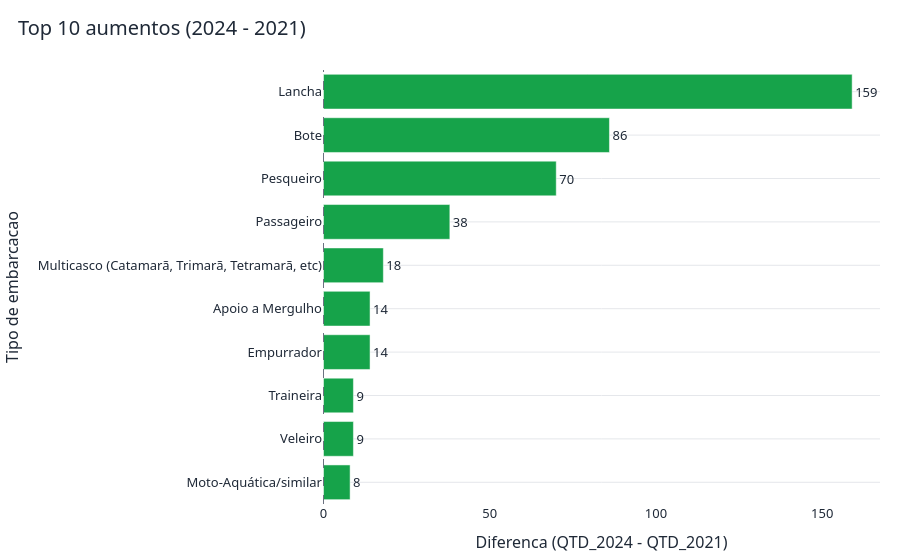
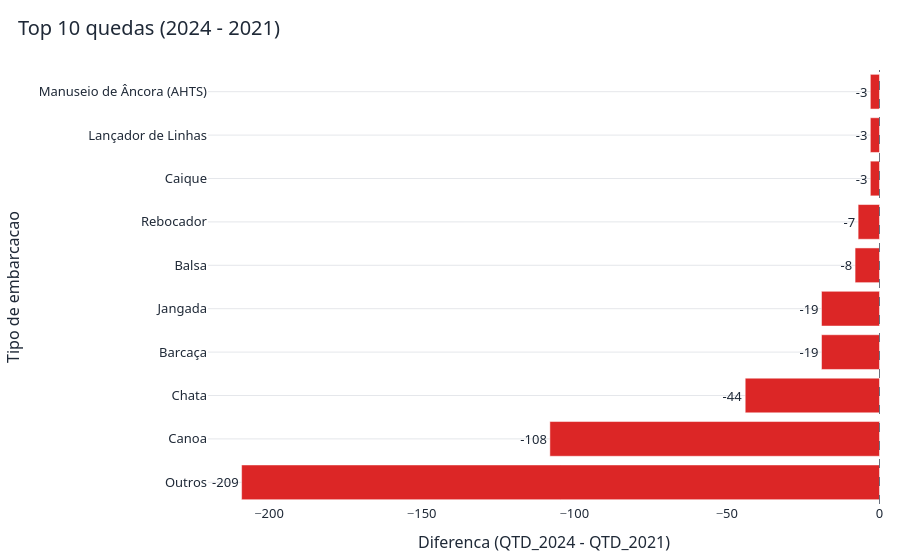

Here is the notebook cell these charts were saved with, in order:
### Code cell
# Passo 5: Graficos de maiores altas e maiores quedas

# Top 10 aumentos
top_up = comparacao.sort_values("DIF", ascending=False).head(10).sort_values("DIF")

fig = px.bar(
    top_up,
    x="DIF",
    y="TIPO_EMBARCACAO",
    orientation="h",
    title="Top 10 aumentos (2024 - 2021)",
    text="DIF",
    color_discrete_sequence=["#16A34A"]
)
fig = aplicar_tema(fig, "Top 10 aumentos (2024 - 2021)", "Diferenca (QTD_2024 - QTD_2021)", "Tipo de embarcacao")
fig.add_vline(x=0, line_width=1, line_dash="dash", line_color="#6b7280")
fig.update_traces(textposition="outside", hovertemplate="%{y}<br>Diferenca: %{x:,}<extra></extra>")

fig.write_html("../data/comparativo_aumento_2021_2024.html")
fig.show()

# Top 10 quedas
top_down = comparacao.sort_values("DIF").head(10).sort_values("DIF")

fig = px.bar(
    top_down,
    x="DIF",
    y="TIPO_EMBARCACAO",
    orientation="h",
    title="Top 10 quedas (2024 - 2021)",
    text="DIF",
    color_discrete_sequence=["#DC2626"]
)
fig = aplicar_tema(fig, "Top 10 quedas (2024 - 2021)", "Diferenca (QTD_2024 - QTD_2021)", "Tipo de embarcacao")
fig.add_vline(x=0, line_width=1, line_dash="dash", line_color="#6b7280")
fig.update_traces(textposition="outside", hovertemplate="%{y}<br>Diferenca: %{x:,}<extra></extra>")

fig.write_html("../data/comparativo_quedas_2021_2024.html")
fig.show()

### Figure 1 — Plotly figure (JSON) as saved in the notebook; plotly's stock layout.template omitted (floating-point values rounded to 4 significant figures)
{"data": [{"hovertemplate": "%{y}<br>Diferenca: %{x:,}<extra></extra>", "legendgroup": "", "marker": {"color": "#16A34A", "pattern": {"shape": ""}}, "name": "", "orientation": "h", "showlegend": false, "text": [8.0, 9.0, 9.0, 14.0, 14.0, 18.0, 38.0, 70.0, 86.0, 159.0], "textposition": "outside", "type": "bar", "x": [8, 9, 9, 14, 14, 18, 38, 70, 86, 159], "xaxis": "x", "y": ["Moto-Aquática/similar", "Veleiro", "Traineira", "Empurrador", "Apoio a Mergulho", "Multicasco (Catamarã, Trimarã, Tetramarã, etc)", "Passageiro", "Pesqueiro", "Bote", "Lancha"], "yaxis": "y"}], "layout": {"barmode": "relative", "colorway": ["#0B3C5D", "#328CC1", "#D9B310", "#1D2731", "#B1D4E0"], "font": {"color": "#1f2937", "family": "Segoe UI", "size": 13}, "legend": {"title": {"text": ""}, "tracegroupgap": 0}, "margin": {"b": 40, "l": 40, "r": 20, "t": 70}, "paper_bgcolor": "white", "plot_bgcolor": "white", "shapes": [{"line": {"color": "#6b7280", "dash": "dash", "width": 1}, "type": "line", "x0": 0, "x1": 0, "xref": "x", "y0": 0, "y1": 1, "yref": "y domain"}], "title": {"font": {"size": 20}, "text": "Top 10 aumentos (2024 - 2021)", "x": 0.02, "xanchor": "left"}, "xaxis": {"anchor": "y", "domain": [0, 1], "showgrid": false, "title": {"text": "Diferenca (QTD_2024 - QTD_2021)"}, "zeroline": false}, "yaxis": {"anchor": "x", "domain": [0, 1], "gridcolor": "#e5e7eb", "showgrid": true, "title": {"text": "Tipo de embarcacao"}, "zeroline": false}}}

### Figure 2 — Plotly figure (JSON) as saved in the notebook; plotly's stock layout.template omitted (floating-point values rounded to 4 significant figures)
{"data": [{"hovertemplate": "%{y}<br>Diferenca: %{x:,}<extra></extra>", "legendgroup": "", "marker": {"color": "#DC2626", "pattern": {"shape": ""}}, "name": "", "orientation": "h", "showlegend": false, "text": [-209.0, -108.0, -44.0, -19.0, -19.0, -8.0, -7.0, -3.0, -3.0, -3.0], "textposition": "outside", "type": "bar", "x": [-209, -108, -44, -19, -19, -8, -7, -3, -3, -3], "xaxis": "x", "y": ["Outros", "Canoa", "Chata", "Barcaça", "Jangada", "Balsa", "Rebocador", "Caique", "Lançador de Linhas", "Manuseio de Âncora (AHTS)"], "yaxis": "y"}], "layout": {"barmode": "relative", "colorway": ["#0B3C5D", "#328CC1", "#D9B310", "#1D2731", "#B1D4E0"], "font": {"color": "#1f2937", "family": "Segoe UI", "size": 13}, "legend": {"title": {"text": ""}, "tracegroupgap": 0}, "margin": {"b": 40, "l": 40, "r": 20, "t": 70}, "paper_bgcolor": "white", "plot_bgcolor": "white", "shapes": [{"line": {"color": "#6b7280", "dash": "dash", "width": 1}, "type": "line", "x0": 0, "x1": 0, "xref": "x", "y0": 0, "y1": 1, "yref": "y domain"}], "title": {"font": {"size": 20}, "text": "Top 10 quedas (2024 - 2021)", "x": 0.02, "xanchor": "left"}, "xaxis": {"anchor": "y", "domain": [0, 1], "showgrid": false, "title": {"text": "Diferenca (QTD_2024 - QTD_2021)"}, "zeroline": false}, "yaxis": {"anchor": "x", "domain": [0, 1], "gridcolor": "#e5e7eb", "showgrid": true, "title": {"text": "Tipo de embarcacao"}, "zeroline": false}}}
